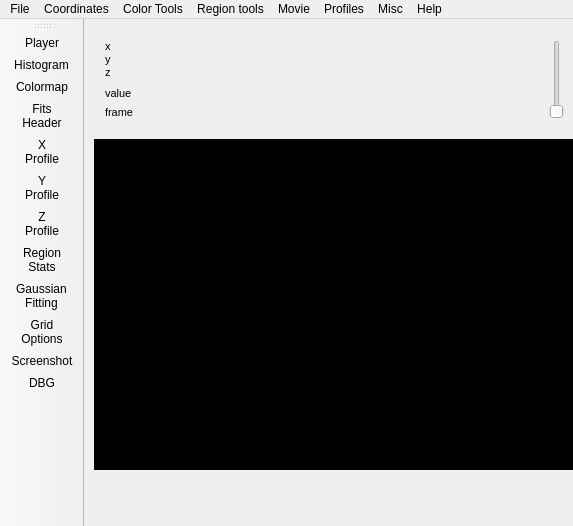
<?xml version="1.0" encoding="UTF-8"?>
<ui version="4.0">
 <class>MainWindow</class>
 <widget class="QMainWindow" name="MainWindow">
  <property name="geometry">
   <rect>
    <x>0</x>
    <y>0</y>
    <width>573</width>
    <height>526</height>
   </rect>
  </property>
  <property name="sizePolicy">
   <sizepolicy hsizetype="Expanding" vsizetype="Expanding">
    <horstretch>0</horstretch>
    <verstretch>0</verstretch>
   </sizepolicy>
  </property>
  <property name="windowTitle">
   <string>CyberSKA FITS Viewer</string>
  </property>
  <widget class="QWidget" name="centralWidget">
   <widget class="CanvasWidget" name="canvasWidget" native="true">
    <property name="geometry">
     <rect>
      <x>10</x>
      <y>120</y>
      <width>481</width>
      <height>331</height>
     </rect>
    </property>
    <property name="sizePolicy">
     <sizepolicy hsizetype="Expanding" vsizetype="Expanding">
      <horstretch>0</horstretch>
      <verstretch>1</verstretch>
     </sizepolicy>
    </property>
    <property name="focusPolicy">
     <enum>Qt::ClickFocus</enum>
    </property>
    <property name="styleSheet">
     <string notr="true">background-color: rgb(0, 0, 0);</string>
    </property>
   </widget>
   <widget class="QWidget" name="layoutWidget">
    <property name="geometry">
     <rect>
      <x>10</x>
      <y>10</y>
      <width>481</width>
      <height>101</height>
     </rect>
    </property>
    <layout class="QHBoxLayout" name="horizontalLayout">
     <item>
      <layout class="QVBoxLayout" name="verticalLayout">
       <item>
        <widget class="QLabel" name="coordinatesLabel">
         <property name="sizePolicy">
          <sizepolicy hsizetype="Preferred" vsizetype="Preferred">
           <horstretch>1</horstretch>
           <verstretch>0</verstretch>
          </sizepolicy>
         </property>
         <property name="minimumSize">
          <size>
           <width>281</width>
           <height>0</height>
          </size>
         </property>
         <property name="font">
          <font>
           <pointsize>8</pointsize>
          </font>
         </property>
         <property name="text">
          <string>&lt;!DOCTYPE HTML PUBLIC &quot;-//W3C//DTD HTML 4.0//EN&quot; &quot;http://www.w3.org/TR/REC-html40/strict.dtd&quot;&gt;
&lt;html&gt;&lt;head&gt;&lt;meta name=&quot;qrichtext&quot; content=&quot;1&quot; /&gt;&lt;style type=&quot;text/css&quot;&gt;
p, li { white-space: pre-wrap; }
&lt;/style&gt;&lt;/head&gt;&lt;body style=&quot; font-family:'Arial'; font-size:8pt; font-weight:400; font-style:normal;&quot;&gt;
&lt;p style=&quot; margin-top:0px; margin-bottom:0px; margin-left:0px; margin-right:0px; -qt-block-indent:0; text-indent:0px;&quot;&gt;x&lt;/p&gt;
&lt;p style=&quot; margin-top:0px; margin-bottom:0px; margin-left:0px; margin-right:0px; -qt-block-indent:0; text-indent:0px;&quot;&gt;y&lt;/p&gt;
&lt;p style=&quot; margin-top:0px; margin-bottom:0px; margin-left:0px; margin-right:0px; -qt-block-indent:0; text-indent:0px;&quot;&gt;z&lt;/p&gt;
&lt;p style=&quot; margin-top:0px; margin-bottom:0px; margin-left:0px; margin-right:0px; -qt-block-indent:0; text-indent:0px;&quot;&gt;stokes&lt;/p&gt;&lt;/body&gt;&lt;/html&gt;</string>
         </property>
        </widget>
       </item>
       <item>
        <widget class="QLabel" name="valueLabel">
         <property name="sizePolicy">
          <sizepolicy hsizetype="Preferred" vsizetype="Preferred">
           <horstretch>2</horstretch>
           <verstretch>0</verstretch>
          </sizepolicy>
         </property>
         <property name="minimumSize">
          <size>
           <width>201</width>
           <height>0</height>
          </size>
         </property>
         <property name="font">
          <font>
           <pointsize>8</pointsize>
          </font>
         </property>
         <property name="text">
          <string>value</string>
         </property>
        </widget>
       </item>
       <item>
        <widget class="QLabel" name="frameLabel">
         <property name="sizePolicy">
          <sizepolicy hsizetype="Preferred" vsizetype="Preferred">
           <horstretch>2</horstretch>
           <verstretch>0</verstretch>
          </sizepolicy>
         </property>
         <property name="minimumSize">
          <size>
           <width>201</width>
           <height>0</height>
          </size>
         </property>
         <property name="font">
          <font>
           <pointsize>8</pointsize>
          </font>
         </property>
         <property name="text">
          <string>frame</string>
         </property>
        </widget>
       </item>
      </layout>
     </item>
     <item>
      <widget class="QSlider" name="zoomSlider">
       <property name="maximum">
        <number>1000</number>
       </property>
       <property name="orientation">
        <enum>Qt::Vertical</enum>
       </property>
      </widget>
     </item>
    </layout>
   </widget>
  </widget>
  <widget class="QMenuBar" name="menuBar">
   <property name="geometry">
    <rect>
     <x>0</x>
     <y>0</y>
     <width>573</width>
     <height>25</height>
    </rect>
   </property>
   <widget class="QMenu" name="menuFile">
    <property name="title">
     <string>File</string>
    </property>
    <addaction name="actionOpenFile"/>
    <addaction name="separator"/>
    <addaction name="actionExit"/>
    <addaction name="separator"/>
    <addaction name="actionDBG"/>
   </widget>
   <widget class="QMenu" name="menuHelp">
    <property name="title">
     <string>Help</string>
    </property>
    <addaction name="actionHelp"/>
    <addaction name="actionAbout"/>
    <addaction name="separator"/>
    <addaction name="actionChangelog"/>
    <addaction name="separator"/>
    <addaction name="actionAboutQt"/>
   </widget>
   <widget class="QMenu" name="menuCoordinates">
    <property name="title">
     <string>Coordinates</string>
    </property>
    <addaction name="actionCoordinatesB1950"/>
    <addaction name="actionCoordinatesJ2000"/>
    <addaction name="actionCoordinatesGalactic"/>
    <addaction name="actionCoordinatesEcliptic"/>
    <addaction name="separator"/>
    <addaction name="actionSexagecimal"/>
    <addaction name="actionDegrees"/>
    <addaction name="separator"/>
    <addaction name="actionGridOptions"/>
   </widget>
   <widget class="QMenu" name="menuMisc">
    <property name="title">
     <string>Misc</string>
    </property>
    <widget class="QMenu" name="menuPixel_Grid_Threshold">
     <property name="title">
      <string>Pixel Grid Threshold</string>
     </property>
     <addaction name="pixelGrid5Action"/>
     <addaction name="pixelGrid10Action"/>
     <addaction name="pixelGrid20Action"/>
     <addaction name="pixelGrid25Action"/>
     <addaction name="pixelGridOffAction"/>
    </widget>
    <addaction name="actionSaveScreenshot"/>
    <addaction name="actionFitsHeader"/>
    <addaction name="separator"/>
    <addaction name="menuPixel_Grid_Threshold"/>
    <addaction name="actionToggleToolbar"/>
   </widget>
   <widget class="QMenu" name="menuRegion_tools">
    <property name="title">
     <string>Region tools</string>
    </property>
    <addaction name="actionRegionStatistics"/>
    <addaction name="actionGaussianFitting"/>
   </widget>
   <widget class="QMenu" name="menuMovie">
    <property name="title">
     <string>Movie</string>
    </property>
    <addaction name="actionMoviePlayer"/>
    <addaction name="separator"/>
    <addaction name="actionPrecaching"/>
   </widget>
   <widget class="QMenu" name="menuTools">
    <property name="title">
     <string>Color Tools</string>
    </property>
    <addaction name="actionHistogram"/>
    <addaction name="actionColormap"/>
   </widget>
   <widget class="QMenu" name="menuProfiles">
    <property name="title">
     <string>Profiles</string>
    </property>
    <addaction name="actionProfileX"/>
    <addaction name="actionProfileY"/>
    <addaction name="actionProfileZ"/>
   </widget>
   <addaction name="menuFile"/>
   <addaction name="menuCoordinates"/>
   <addaction name="menuTools"/>
   <addaction name="menuRegion_tools"/>
   <addaction name="menuMovie"/>
   <addaction name="menuProfiles"/>
   <addaction name="menuMisc"/>
   <addaction name="menuHelp"/>
  </widget>
  <widget class="QToolBar" name="mainToolBar">
   <property name="minimumSize">
    <size>
     <width>0</width>
     <height>0</height>
    </size>
   </property>
   <property name="windowTitle">
    <string>Main Toolbar</string>
   </property>
   <property name="styleSheet">
    <string notr="true">QToolTip { color: #006; font-size: 10pt; }</string>
   </property>
   <property name="allowedAreas">
    <set>Qt::AllToolBarAreas</set>
   </property>
   <property name="iconSize">
    <size>
     <width>32</width>
     <height>30</height>
    </size>
   </property>
   <property name="toolButtonStyle">
    <enum>Qt::ToolButtonIconOnly</enum>
   </property>
   <attribute name="toolBarArea">
    <enum>LeftToolBarArea</enum>
   </attribute>
   <attribute name="toolBarBreak">
    <bool>false</bool>
   </attribute>
   <addaction name="actionMoviePlayer"/>
   <addaction name="actionHistogram"/>
   <addaction name="actionColormap"/>
   <addaction name="actionFitsHeader"/>
   <addaction name="actionProfileX"/>
   <addaction name="actionProfileY"/>
   <addaction name="actionProfileZ"/>
   <addaction name="actionRegionStatistics"/>
   <addaction name="actionGaussianFitting"/>
   <addaction name="actionGridOptions"/>
   <addaction name="actionSaveScreenshot"/>
   <addaction name="actionDBG"/>
  </widget>
  <action name="actionOpenFile">
   <property name="text">
    <string>&amp;Open...</string>
   </property>
   <property name="shortcut">
    <string>Ctrl+O</string>
   </property>
  </action>
  <action name="actionExit">
   <property name="text">
    <string>E&amp;xit</string>
   </property>
   <property name="shortcut">
    <string>F4</string>
   </property>
  </action>
  <action name="actionAbout">
   <property name="icon">
    <iconset resource="icons.qrc">
     <normaloff>:/Icons/About.png</normaloff>:/Icons/About.png</iconset>
   </property>
   <property name="text">
    <string>About</string>
   </property>
  </action>
  <action name="actionHelp">
   <property name="text">
    <string>Help</string>
   </property>
  </action>
  <action name="actionChangelog">
   <property name="text">
    <string>Changelog</string>
   </property>
  </action>
  <action name="actionHistogram">
   <property name="icon">
    <iconset resource="icons.qrc">
     <normaloff>:/Icons/histogram64.png</normaloff>:/Icons/histogram64.png</iconset>
   </property>
   <property name="text">
    <string>Histogram...</string>
   </property>
   <property name="toolTip">
    <string>Histogram Options</string>
   </property>
  </action>
  <action name="actionColormap">
   <property name="icon">
    <iconset resource="icons.qrc">
     <normaloff>:/Icons/colormap64.png</normaloff>:/Icons/colormap64.png</iconset>
   </property>
   <property name="text">
    <string>Colormap...</string>
   </property>
   <property name="toolTip">
    <string>Colormap Options</string>
   </property>
  </action>
  <action name="actionCoordinatesB1950">
   <property name="checkable">
    <bool>true</bool>
   </property>
   <property name="checked">
    <bool>true</bool>
   </property>
   <property name="text">
    <string>Equatorial (B1950)</string>
   </property>
  </action>
  <action name="actionCoordinatesJ2000">
   <property name="checkable">
    <bool>true</bool>
   </property>
   <property name="text">
    <string>Equatorial (J2000)</string>
   </property>
  </action>
  <action name="actionCoordinatesGalactic">
   <property name="checkable">
    <bool>true</bool>
   </property>
   <property name="text">
    <string>Galactic</string>
   </property>
  </action>
  <action name="actionCoordinatesEcliptic">
   <property name="checkable">
    <bool>true</bool>
   </property>
   <property name="text">
    <string>Ecliptic</string>
   </property>
  </action>
  <action name="actionDegrees">
   <property name="checkable">
    <bool>true</bool>
   </property>
   <property name="text">
    <string>Degrees</string>
   </property>
  </action>
  <action name="actionSexagecimal">
   <property name="checkable">
    <bool>true</bool>
   </property>
   <property name="text">
    <string>Sexagecimal</string>
   </property>
  </action>
  <action name="actionSaveScreenshot">
   <property name="icon">
    <iconset resource="icons.qrc">
     <normaloff>:/Icons/camera64.png</normaloff>:/Icons/camera64.png</iconset>
   </property>
   <property name="text">
    <string>Save Screenshot...</string>
   </property>
   <property name="iconText">
    <string>Screenshot</string>
   </property>
  </action>
  <action name="actionFitsHeader">
   <property name="icon">
    <iconset resource="icons.qrc">
     <normaloff>:/Icons/fitsHeader64.png</normaloff>:/Icons/fitsHeader64.png</iconset>
   </property>
   <property name="text">
    <string>FITS Header...</string>
   </property>
   <property name="iconText">
    <string>Fits
Header</string>
   </property>
   <property name="toolTip">
    <string>Show FITS Header</string>
   </property>
  </action>
  <action name="pixelGrid5Action">
   <property name="checkable">
    <bool>true</bool>
   </property>
   <property name="text">
    <string>5</string>
   </property>
  </action>
  <action name="pixelGrid10Action">
   <property name="checkable">
    <bool>true</bool>
   </property>
   <property name="text">
    <string>10</string>
   </property>
  </action>
  <action name="pixelGrid20Action">
   <property name="checkable">
    <bool>true</bool>
   </property>
   <property name="text">
    <string>20</string>
   </property>
  </action>
  <action name="pixelGrid25Action">
   <property name="checkable">
    <bool>true</bool>
   </property>
   <property name="text">
    <string>25</string>
   </property>
  </action>
  <action name="pixelGridOffAction">
   <property name="checkable">
    <bool>true</bool>
   </property>
   <property name="text">
    <string>Off</string>
   </property>
  </action>
  <action name="actionRegionStatistics">
   <property name="icon">
    <iconset resource="icons.qrc">
     <normaloff>:/Icons/sum.png</normaloff>:/Icons/sum.png</iconset>
   </property>
   <property name="text">
    <string>Region Statistics...</string>
   </property>
   <property name="iconText">
    <string>Region
Stats</string>
   </property>
  </action>
  <action name="actionGaussianFitting">
   <property name="icon">
    <iconset resource="icons.qrc">
     <normaloff>:/Icons/gaussian2d64.png</normaloff>:/Icons/gaussian2d64.png</iconset>
   </property>
   <property name="text">
    <string>Gaussian Fitting...</string>
   </property>
   <property name="iconText">
    <string>Gaussian
Fitting</string>
   </property>
   <property name="toolTip">
    <string>2D Gaussian Fitting</string>
   </property>
  </action>
  <action name="actionGridOptions">
   <property name="icon">
    <iconset resource="icons.qrc">
     <normaloff>:/Icons/grid64.png</normaloff>:/Icons/grid64.png</iconset>
   </property>
   <property name="text">
    <string>Grid Options...</string>
   </property>
   <property name="iconText">
    <string>Grid
Options</string>
   </property>
  </action>
  <action name="actionProfileX">
   <property name="checkable">
    <bool>true</bool>
   </property>
   <property name="text">
    <string>X Axis...</string>
   </property>
   <property name="iconText">
    <string>X
Profile</string>
   </property>
   <property name="toolTip">
    <string>Profile along X axis</string>
   </property>
  </action>
  <action name="actionProfileY">
   <property name="checkable">
    <bool>true</bool>
   </property>
   <property name="text">
    <string>Y Axis...</string>
   </property>
   <property name="iconText">
    <string>Y
Profile</string>
   </property>
   <property name="toolTip">
    <string>Profile along Y axis</string>
   </property>
  </action>
  <action name="actionProfileZ">
   <property name="checkable">
    <bool>true</bool>
   </property>
   <property name="text">
    <string>Z Axis...</string>
   </property>
   <property name="iconText">
    <string>Z
Profile</string>
   </property>
   <property name="toolTip">
    <string>Profile along Z axis</string>
   </property>
  </action>
  <action name="actionMoviePlayer">
   <property name="icon">
    <iconset resource="icons.qrc">
     <normaloff>:/Icons/movie64.png</normaloff>:/Icons/movie64.png</iconset>
   </property>
   <property name="text">
    <string>Player...</string>
   </property>
   <property name="toolTip">
    <string>Movie Player</string>
   </property>
  </action>
  <action name="actionPrecaching">
   <property name="checkable">
    <bool>true</bool>
   </property>
   <property name="icon">
    <iconset resource="icons.qrc">
     <normaloff>:/Icons/cache64.png</normaloff>:/Icons/cache64.png</iconset>
   </property>
   <property name="text">
    <string>Allow Pre-Caching</string>
   </property>
   <property name="iconText">
    <string>Caching</string>
   </property>
  </action>
  <action name="actionToggleToolbar">
   <property name="text">
    <string>Toggle Toolbar</string>
   </property>
  </action>
  <action name="actionAboutQt">
   <property name="text">
    <string>About Qt</string>
   </property>
  </action>
  <action name="actionDBG">
   <property name="text">
    <string>DBG</string>
   </property>
  </action>
 </widget>
 <layoutdefault spacing="6" margin="11"/>
 <customwidgets>
  <customwidget>
   <class>CanvasWidget</class>
   <extends>QWidget</extends>
   <header>CanvasWidget.h</header>
   <container>1</container>
  </customwidget>
 </customwidgets>
 <resources>
  <include location="icons.qrc"/>
 </resources>
 <connections/>
</ui>
